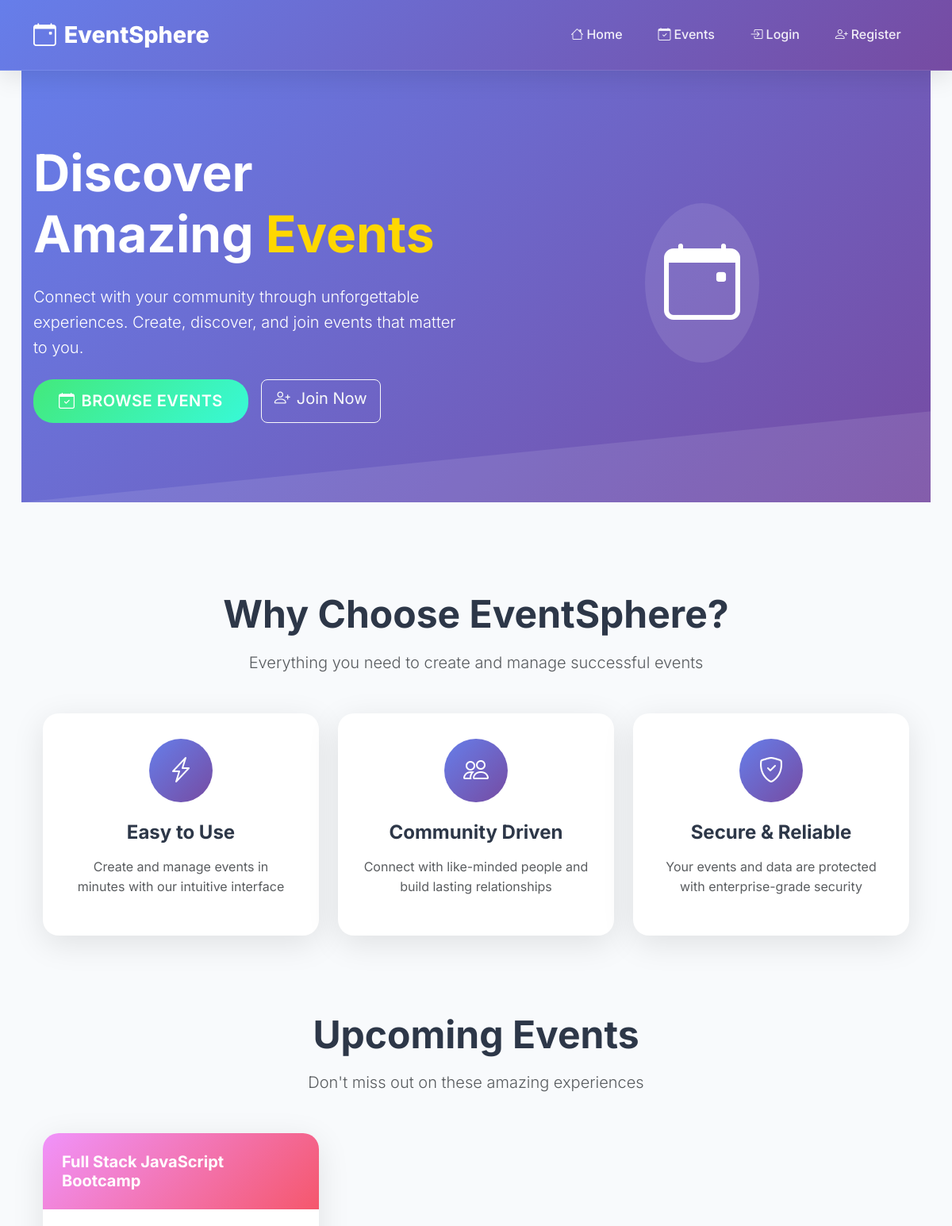
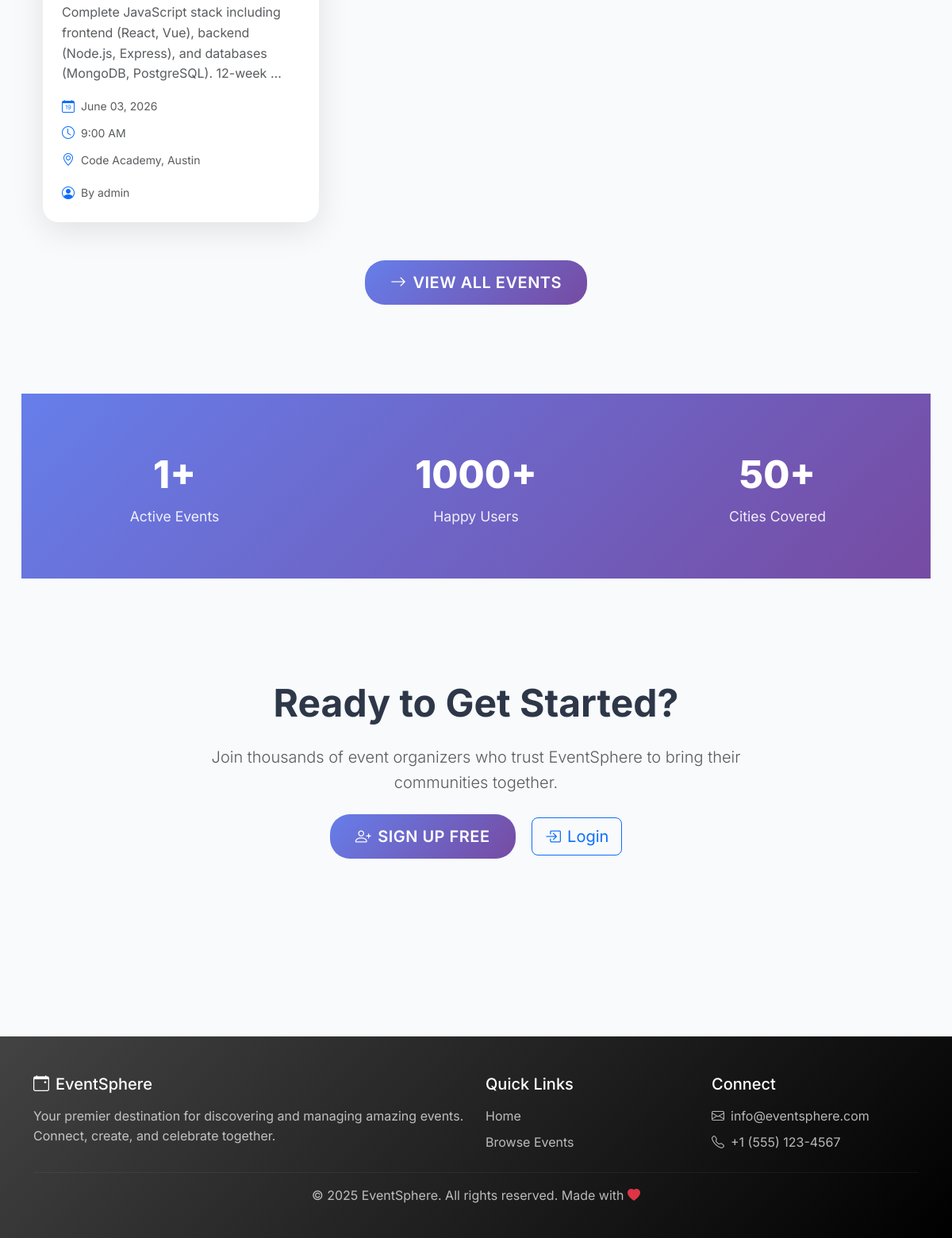
The page / on the database its author committed (2 pictures, top to bottom).
### eventapp/models.py (models this page shows, shortened)
class Event(models.Model):
    STATUS_SCHEDULED = 'scheduled'
    STATUS_CANCELLED = 'cancelled'
    STATUS_COMPLETED = 'completed'
    STATUS_CHOICES = [
        (STATUS_SCHEDULED, 'Scheduled'),
        (STATUS_CANCELLED, 'Cancelled'),
        (STATUS_COMPLETED, 'Completed'),
    ]
    title = models.CharField(max_length=200)
    description = models.TextField(blank=True, null=True)
    date = models.DateField()
    time = models.TimeField(blank=True, null=True)
    location = models.CharField(max_length=250, blank=True)
    created_by = models.ForeignKey(User, on_delete=models.CASCADE, related_name='events', null=True)
    created_at = models.DateTimeField(auto_now_add=True)
    updated_at = models.DateTimeField(auto_now=True)
    status = models.CharField(max_length=20, choices=STATUS_CHOICES, default=STATUS_SCHEDULED)
    capacity = models.PositiveIntegerField(default=100, validators=[MinValueValidator(1)])
    ticket_price = models.DecimalField(max_digits=10, decimal_places=2, default=0.00)
    reminder_enabled = models.BooleanField(default=False)
    reminder_phone = models.CharField(max_length=20, blank=True)
    reminder_sent = models.BooleanField(default=False)
    REMINDER_CHANNEL_SMS = 'sms'
    REMINDER_CHANNEL_WHATSAPP = 'whatsapp'
    REMINDER_CHANNEL_EMAIL = 'email'
    REMINDER_CHANNEL_CHOICES = [
        (REMINDER_CHANNEL_SMS, 'SMS'),
        (REMINDER_CHANNEL_WHATSAPP, 'WhatsApp'),
        (REMINDER_CHANNEL_EMAIL, 'Email'),
    ]
    reminder_channel = models.CharField(max_length=10, choices=REMINDER_CHANNEL_CHOICES, default=REMINDER_CHANNEL_EMAIL)

### eventapp/views.py (the view)
# urls.py: path('', views.home, name='home'),
def home(request):
    events = Event.objects.filter(
        status=Event.STATUS_SCHEDULED,
        date__gte=timezone.now().date()
    ).order_by('date')[:6]
    return render(request, 'eventapp/index.html', {'events': events})

### eventapp/templates/eventapp/index.html (shortened to what this page needs)
{% extends 'eventapp/base.html' %}
{% block content %}
<section class="hero-section">
  <div class="container hero-content">
    <div class="row align-items-center">
      <div class="col-lg-6">
        <h1 class="display-3 fw-bold mb-4">
          Discover Amazing <span style="color: #ffd700;">Events</span>
        </h1>
        <p class="lead mb-4">
          Connect with your community through unforgettable experiences. Create, discover, and join events that matter to you.
        </p>
        <div class="d-flex gap-3 flex-wrap">
          <a href="{% url 'view_events' %}" class="btn btn-modern btn-warning-modern btn-lg">
            <i class="bi bi-calendar-check me-2"></i>Browse Events
          </a>
          {% if user.is_authenticated %}
            <a href="{% url 'add_event' %}" class="btn btn-modern btn-success-modern btn-lg">
              <i class="bi bi-plus-circle me-2"></i>Create Event
            </a>
          {% else %}
            <a href="{% url 'register' %}" class="btn btn-outline-light btn-lg">
              <i class="bi bi-person-plus me-2"></i>Join Now
            </a>
          {% endif %}
        </div>
      </div>
      <div class="col-lg-6 text-center">
        <div class="d-inline-block p-4 bg-white bg-opacity-10 rounded-circle">
          <i class="bi bi-calendar-event" style="font-size: 6rem; color: white;"></i>
        </div>
      </div>
    </div>
  </div>
</section>
<section class="py-5">
  <div class="container">
    <div class="text-center mb-5">
      <h2 class="display-5 fw-bold mb-3">Why Choose EventSphere?</h2>
      <p class="lead text-muted">Everything you need to create and manage successful events</p>
    </div>
    <div class="row g-4">
      <div class="col-md-4">
        <div class="feature-card">
          <div class="feature-icon">
            <i class="bi bi-lightning-charge"></i>
          </div>
          <h4 class="fw-bold mb-3">Easy to Use</h4>
          <p class="text-muted">Create and manage events in minutes with our intuitive interface</p>
        </div>
      </div>
      <div class="col-md-4">
        <div class="feature-card">
          <div class="feature-icon">
            <i class="bi bi-people"></i>
          </div>
          <h4 class="fw-bold mb-3">Community Driven</h4>
          <p class="text-muted">Connect with like-minded people and build lasting relationships</p>
        </div>
      </div>
      <div class="col-md-4">
        <div class="feature-card">
          <div class="feature-icon">
            <i class="bi bi-shield-check"></i>
          </div>
          <h4 class="fw-bold mb-3">Secure & Reliable</h4>
          <p class="text-muted">Your events and data are protected with enterprise-grade security</p>
        </div>
      </div>
    </div>
  </div>
</section>
{% if events %}
<section class="py-5">
  <div class="container">
    <div class="text-center mb-5">
      <h2 class="display-5 fw-bold mb-3">Upcoming Events</h2>
      <p class="lead text-muted">Don't miss out on these amazing experiences</p>
    </div>
    <div class="row g-4">
      {% for event in events %}
        <div class="col-lg-4 col-md-6">
          <div class="event-preview-card">
            <div class="event-header">
              <h5 class="fw-bold mb-0">{{ event.title }}</h5>
            </div>
            <div class="event-body">
              <p class="text-muted mb-3">{{ event.description|truncatewords:15|default:"Join us for an amazing experience!" }}</p>
              <div class="d-flex align-items-center mb-2">
                <i class="bi bi-calendar-date text-primary me-2"></i>
                <small class="text-muted">{{ event.date|date:"F d, Y" }}</small>
              </div>
              {% if event.time %}
              <div class="d-flex align-items-center mb-2">
                <i class="bi bi-clock text-primary me-2"></i>
                <small class="text-muted">{{ event.time|time:"g:i A" }}</small>
              </div>
              {% endif %}
              <div class="d-flex align-items-center mb-3">
                <i class="bi bi-geo-alt text-primary me-2"></i>
                <small class="text-muted">{{ event.location|default:"Location TBD" }}</small>
              </div>
              <div class="d-flex align-items-center">
                <i class="bi bi-person-circle text-primary me-2"></i>
                <small class="text-muted">By {{ event.created_by.username|default:"EventSphere" }}</small>
              </div>
            </div>
          </div>
        </div>
      {% endfor %}
    </div>
    <div class="text-center mt-5">
      <a href="{% url 'view_events' %}" class="btn btn-modern btn-primary-modern btn-lg">
        <i class="bi bi-arrow-right me-2"></i>View All Events
      </a>
    </div>
  </div>
</section>
{% endif %}
<section class="stats-section">
  <div class="container">
    <div class="row">
      <div class="col-md-4">
        <div class="stat-item">
          <span class="stat-number">{{ events.count|default:"0" }}+</span>
          <span class="stat-label">Active Events</span>
        </div>
      </div>
      <div class="col-md-4">
        <div class="stat-item">
          <span class="stat-number">1000+</span>
          <span class="stat-label">Happy Users</span>
        </div>
      </div>
      <div class="col-md-4">
        <div class="stat-item">
          <span class="stat-number">50+</span>
          <span class="stat-label">Cities Covered</span>
        </div>
      </div>
    </div>
  </div>
</section>
<section class="cta-section">
  <div class="container">
    <div class="row justify-content-center">
      <div class="col-lg-8 text-center">
        <h2 class="display-5 fw-bold mb-4">Ready to Get Started?</h2>
        <p class="lead text-muted mb-4">
          Join thousands of event organizers who trust EventSphere to bring their communities together.
        </p>
        {% if not user.is_authenticated %}
          <a href="{% url 'register' %}" class="btn btn-modern btn-primary-modern btn-lg me-3">
            <i class="bi bi-person-plus me-2"></i>Sign Up Free
          </a>
          <a href="{% url 'login' %}" class="btn btn-outline-primary btn-lg">
            <i class="bi bi-box-arrow-in-right me-2"></i>Login
          </a>
        {% else %}
          <a href="{% url 'add_event' %}" class="btn btn-modern btn-success-modern btn-lg">
            <i class="bi bi-plus-circle me-2"></i>Create Your First Event
          </a>
        {% endif %}
      </div>
    </div>
  </div>
</section>
{% endblock %}

### eventapp/templates/eventapp/base.html (style rules this page uses)
:root { --primary-gradient: linear-gradient(135deg, #667eea 0%, #764ba2 100%); --secondary-gradient: linear-gradient(135deg, #f093fb 0%, #f5576c 100%); --success-gradient: linear-gradient(135deg, #4facfe 0%, #00f2fe 100%); --warning-gradient: linear-gradient(135deg, #43e97b 0%, #38f9d7 100%); --danger-gradient: linear-gradient(135deg, #fa709a 0%, #fee140 100%); --dark-gradient: linear-gradient(135deg, #434343 0%, #000000 100%); --light-bg: #f8fafc; --card-shadow: 0 10px 40px rgba(0,0,0,0.1); --hover-shadow: 0 20px 60px rgba(0,0,0,0.15); }
* { margin: 0; padding: 0; box-sizing: border-box; }
body { font-family: 'Inter', sans-serif; background: var(--light-bg); line-height: 1.6; color: #2d3748; }
.btn-modern { border: none; border-radius: 25px; padding: 0.8rem 2rem; font-weight: 600; text-transform: uppercase; letter-spacing: 0.5px; transition: all 0.3s ease; position: relative; overflow: hidden; }
.btn-primary-modern { background: var(--primary-gradient); color: white; }
.btn-warning-modern { background: var(--warning-gradient); color: white; }

### eventapp/templates/eventapp/index.html (style rules this page uses)
.hero-section { background: linear-gradient(135deg, #667eea 0%, #764ba2 100%); color: white; padding: 100px 0; margin: -2rem -15px 4rem -15px; position: relative; overflow: hidden; }
.hero-section::before { content: ''; position: absolute; top: 0; left: 0; right: 0; bottom: 0; background-size: cover; }
.hero-content { position: relative; z-index: 2; }
.feature-card { background: white; border-radius: 20px; padding: 2rem; text-align: center; box-shadow: 0 10px 40px rgba(0,0,0,0.1); transition: all 0.4s ease; border: none; height: 100%; }
.feature-icon { width: 80px; height: 80px; background: var(--primary-gradient); border-radius: 50%; display: flex; align-items: center; justify-content: center; margin: 0 auto 1.5rem; font-size: 2rem; color: white; }
.event-preview-card { background: white; border-radius: 20px; overflow: hidden; box-shadow: 0 10px 40px rgba(0,0,0,0.1); transition: all 0.4s ease; border: none; height: 100%; }
.event-header { background: var(--secondary-gradient); color: white; padding: 1.5rem; position: relative; }
.event-body { padding: 1.5rem; }
.stats-section { background: var(--primary-gradient); color: white; padding: 4rem 0; margin: 4rem -15px; text-align: center; }
.stat-item { text-align: center; }
.stat-number { font-size: 3rem; font-weight: 800; display: block; }
.stat-label { font-size: 1.1rem; opacity: 0.9; }
.cta-section { background: var(--light-bg); padding: 4rem 0; margin: 4rem -15px; text-align: center; }

### rows shown on the page
Event: title "Full Stack JavaScript Bootcamp", description "Complete JavaScript stack including frontend (React, Vue), backend (Node.js, Express), and databases (MongoDB, PostgreSQL). 12-week …", date "June 03, 2026", time "9:00 AM", location "Code Academy, Austin", created_by.username "admin"

### other values the page prints
{{ events.count|default:"0" }} "1"
